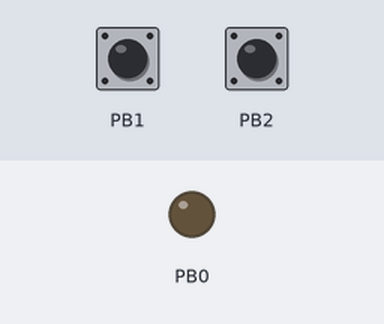
A program run on a simulated ATtiny85, built with avr-gcc and emulated at 8 MHz. Parts: output pins drawn as LEDs (lit = HIGH). The test bench sets the inputs (shaded band); at power-on: PB1 HIGH, PB2 HIGH.

Above: at 0.1 s.
Timing chart, 0 to 1.6 s (numbered marks = the images above):
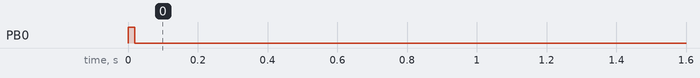

The program:

GccApplication2.c
```c
/*
 * GccApplication2.c
 *
 * Created: 03.10.2015 12:59:19
 *  Author: prosoft
 */
#define F_CPU 8000000
#define TIME_DELAY 2 * 10 * 60;
#define ON 1
#define OFF 0
#define DL_ 5

#include <avr/io.h>
#include <avr/interrupt.h>
#include <util/delay.h>


unsigned int time_count;
uint8_t lamp_on = OFF;

ISR(TIMER0_COMPA_vect){
	if (time_count > 0) {
		time_count--;
		if (time_count == 0) {
			lamp_on = OFF;
		}
	}
	if (lamp_on == ON)	{
		PORTB = 0b11111110;
	} else
	{
		PORTB = 0b11111111;
	}
}


//ISR(SIG_INTERRUPT0) {
//	if (bit_is_clear(PINB, PB2))
//	{
//		time_count = 10;
//	}
//}

int main(void)
{
	PORTB = 0b11111111; // íà pin0 0, íà îñòàëüíûõ âêëþ÷åíà PullUp
	DDRB = 0b00000001; //pin0 âûõîä, îñòàëüíûå âõîä
	time_count = 0;
	cli();
	TCCR0B |= (1 << CS02) | (0 << CS01) | (1 << CS00); // äåëèòåëü 1024
	TCCR0A |= (1 << WGM01); // ïåðåïîëíåíèå
	TIMSK |= (1 << OCIE0A); //
	OCR0A = 125; // ñ÷åò÷èê ïåðåïîëíåíèÿ
	//TIMSK |= (1 << TOIE0);
//	GIMSK = (1 << INT0) | (0 << PCIE);
//	MCUCR = (1 << ISC01) | (0 << ISC00);
    sei();
    while(1)
    {
        //TODO:: Please write your application code
		if (bit_is_clear(PINB, PB1)) {
			cli();
			_delay_ms(DL_);
			if (bit_is_clear(PINB, PB1)) {
					lamp_on = ON;
					time_count = TIME_DELAY;
			}
			sei();
		} else
		if (bit_is_set(PINB, PB2)) {
			cli();
			_delay_ms(DL_);
			if (bit_is_set(PINB, PB2)) {
					lamp_on = ON;
					time_count = TIME_DELAY;
			}
			sei();
		} else
		if (bit_is_clear(PINB, PB3)) {
			cli();
			_delay_ms(DL_);
			if (bit_is_clear(PINB, PB3)){
				if (lamp_on == ON) {
					lamp_on = OFF;
					time_count = 0;
				}
				else {
					lamp_on = ON;
				}

				do
				{

				} while (bit_is_clear(PINB, PB3));

			}
		  sei();
		} else
		if (bit_is_set(PINB, PB4)) {
			cli();
			_delay_ms(DL_);
			if (bit_is_set(PINB, PB4)) {
				if (lamp_on == ON) {
					lamp_on = OFF;
					time_count = 0;
				}
				else {
					lamp_on = ON;
			}

			do
			{

			} while (bit_is_set(PINB, PB4));

			}
		  sei();
		}


    }
}
```

Measured:
- by itself, PB0: LOW → HIGH at 0.00 s, → LOW 0.02 s later
